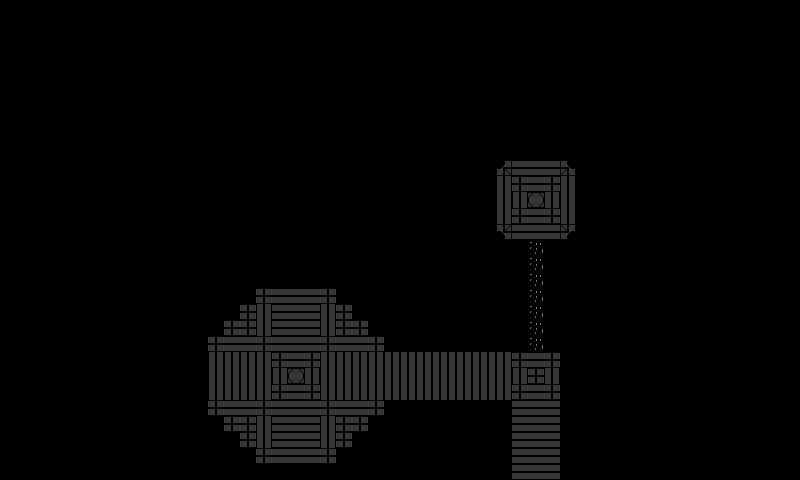

Below is a game level as drawn by its tile map, then a one-line description and the .tmx file that defines it, in full:
An orthogonal 50x30 tile map with 16x16 px tiles, 2 tile layers (Tile Layer 1, Tile Layer 2), 2 tilesets.

<map version="1.10" tiledversion="1.10.1" orientation="orthogonal" renderorder="right-down" width="50" height="30" tilewidth="16" tileheight="16" infinite="0" nextlayerid="3" nextobjectid="1">
 <tileset firstgid="1" source="ground tlst6.tsx" />
 <tileset firstgid="55" source="teleporter.tsx" />
 <layer id="1" name="Tile Layer 1" width="50" height="30">
  <data encoding="csv">
0,0,0,0,0,0,0,0,0,0,0,0,0,0,0,0,0,0,0,0,0,0,0,0,0,0,0,0,0,0,0,0,0,0,0,0,0,0,0,0,0,0,0,0,0,0,0,0,0,0,
0,0,0,0,0,0,0,0,0,0,0,0,0,0,0,0,0,0,0,0,0,0,0,0,0,0,0,0,0,0,0,0,0,0,0,0,0,0,0,0,0,0,0,0,0,0,0,0,0,0,
0,0,0,0,0,0,0,0,0,0,0,0,0,0,0,0,0,0,0,0,0,0,0,0,0,0,0,0,0,0,0,0,0,0,0,0,0,0,0,0,0,0,0,0,0,0,0,0,0,0,
0,0,0,0,0,0,0,0,0,0,0,0,0,0,0,0,0,0,0,0,0,0,0,0,0,0,0,0,0,0,0,0,0,0,0,0,0,0,0,0,0,0,0,0,0,0,0,0,0,0,
0,0,0,0,0,0,0,0,0,0,0,0,0,0,0,0,0,0,0,0,0,0,0,0,0,0,0,0,0,0,0,0,0,0,0,0,0,0,0,0,0,0,0,0,0,0,0,0,0,0,
0,0,0,0,0,0,0,0,0,0,0,0,0,0,0,0,0,0,0,0,0,0,0,0,0,0,0,0,0,0,0,0,0,0,0,0,0,0,0,0,0,0,0,0,0,0,0,0,0,0,
0,0,0,0,0,0,0,0,0,0,0,0,0,0,0,0,0,0,0,0,0,0,0,0,0,0,0,0,0,0,0,0,0,0,0,0,0,0,0,0,0,0,0,0,0,0,0,0,0,0,
0,0,0,0,0,0,0,0,0,0,0,0,0,0,0,0,0,0,0,0,0,0,0,0,0,0,0,0,0,0,0,0,0,0,0,0,0,0,0,0,0,0,0,0,0,0,0,0,0,0,
0,0,0,0,0,0,0,0,0,0,0,0,0,0,0,0,0,0,0,0,0,0,0,0,0,0,0,0,0,0,0,0,0,0,0,0,0,0,0,0,0,0,0,0,0,0,0,0,0,0,
0,0,0,0,0,0,0,0,0,0,0,0,0,0,0,0,0,0,0,0,0,0,0,0,0,0,0,0,0,0,0,0,0,0,0,0,0,0,0,0,0,0,0,0,0,0,0,0,0,0,
0,0,0,0,0,0,0,0,0,0,0,0,0,0,0,0,0,0,0,0,0,0,0,0,0,0,0,0,0,0,0,0,0,0,0,0,0,0,0,0,0,0,0,0,0,0,0,0,0,0,
0,0,0,0,0,0,0,0,0,0,0,0,0,0,0,0,0,0,0,0,0,0,0,0,0,0,0,0,0,0,0,0,0,0,0,0,0,0,0,0,0,0,0,0,0,0,0,0,0,0,
0,0,0,0,0,0,0,0,0,0,0,0,0,0,0,0,0,0,0,0,0,0,0,0,0,0,0,0,0,0,0,0,0,53,0,0,0,0,0,0,0,0,0,0,0,0,0,0,0,0,
0,0,0,0,0,0,0,0,0,0,0,0,0,0,0,0,0,0,0,0,0,0,0,0,0,0,0,0,0,0,0,0,0,0,0,0,0,0,0,0,0,0,0,0,0,0,0,0,0,0,
0,0,0,0,0,0,0,0,0,0,0,0,0,0,0,0,0,0,0,0,0,0,0,0,0,0,0,0,0,0,0,0,0,0,0,0,0,0,0,0,0,0,0,0,0,0,0,0,0,0,
0,0,0,0,0,0,0,0,0,0,0,0,0,0,0,0,0,0,0,0,0,0,0,0,0,0,0,0,0,0,0,0,0,0,0,0,0,0,0,0,0,0,0,0,0,0,0,0,0,0,
0,0,0,0,0,0,0,0,0,0,0,0,0,0,0,0,0,0,0,0,0,0,0,0,0,0,0,0,0,0,0,0,0,0,0,0,0,0,0,0,0,0,0,0,0,0,0,0,0,0,
0,0,0,0,0,0,0,0,0,0,0,0,0,0,0,0,0,0,0,0,0,0,0,0,0,0,0,0,0,0,0,0,0,0,0,0,0,0,0,0,0,0,0,0,0,0,0,0,0,0,
0,0,0,0,0,0,0,0,0,0,0,0,0,0,0,0,53,21,21,21,53,0,0,0,0,0,0,0,0,0,0,0,0,0,0,0,0,0,0,0,0,0,0,0,0,0,0,0,0,0,
0,0,0,0,0,0,0,0,0,0,0,0,0,0,0,53,6,21,21,21,6,53,0,0,0,0,0,0,0,0,0,0,0,0,0,0,0,0,0,0,0,0,0,0,0,0,0,0,0,0,
0,0,0,0,0,0,0,0,0,0,0,0,0,0,53,53,6,21,21,21,6,53,53,0,0,0,0,0,0,0,0,0,0,0,0,0,0,0,0,0,0,0,0,0,0,0,0,0,0,0,
0,0,0,0,0,0,0,0,0,0,0,0,0,53,21,21,53,21,21,21,53,21,21,53,0,0,0,0,0,0,0,0,0,0,0,0,0,0,0,0,0,0,0,0,0,0,0,0,0,0,
0,0,0,0,0,0,0,0,0,0,0,0,0,6,6,6,6,53,21,53,6,6,6,6,6,6,6,6,6,6,6,6,53,21,53,0,0,0,0,0,0,0,0,0,0,0,0,0,0,0,
0,0,0,0,0,0,0,0,0,0,0,0,0,6,6,6,6,6,53,6,6,6,6,6,6,6,6,6,6,6,6,6,6,53,6,0,0,0,0,0,0,0,0,0,0,0,0,0,0,0,
0,0,0,0,0,0,0,0,0,0,0,0,0,6,6,6,6,53,21,53,6,6,6,6,6,6,6,6,6,6,6,6,53,21,53,0,0,0,0,0,0,0,0,0,0,0,0,0,0,0,
0,0,0,0,0,0,0,0,0,0,0,0,0,53,21,21,53,21,21,21,53,21,21,53,0,0,0,0,0,0,0,0,21,21,21,0,0,0,0,0,0,0,0,0,0,0,0,0,0,0,
0,0,0,0,0,0,0,0,0,0,0,0,0,0,53,53,6,21,21,21,6,53,53,0,0,0,0,0,0,0,0,0,21,21,21,0,0,0,0,0,0,0,0,0,0,0,0,0,0,0,
0,0,0,0,0,0,0,0,0,0,0,0,0,0,0,53,6,21,21,21,6,53,0,0,0,0,0,0,0,0,0,0,21,21,21,0,0,0,0,0,0,0,0,0,0,0,0,0,0,0,
0,0,0,0,0,0,0,0,0,0,0,0,0,0,0,0,53,21,21,21,53,0,0,0,0,0,0,0,0,0,0,0,21,21,21,0,0,0,0,0,0,0,0,0,0,0,0,0,0,0,
0,0,0,0,0,0,0,0,0,0,0,0,0,0,0,0,0,0,0,0,0,0,0,0,0,0,0,0,0,0,0,0,21,21,21,0,0,0,0,0,0,0,0,0,0,0,0,0,0,0
</data>
 </layer>
 <layer id="2" name="Tile Layer 2" width="50" height="30">
  <data encoding="csv">
0,0,0,0,0,0,0,0,0,0,0,0,0,0,0,0,0,0,0,0,0,0,0,0,0,0,0,0,0,0,0,0,0,0,0,0,0,0,0,0,0,0,0,0,0,0,0,0,0,0,
0,0,0,0,0,0,0,0,0,0,0,0,0,0,0,0,0,0,0,0,0,0,0,0,0,0,0,0,0,0,0,0,0,0,0,0,0,0,0,0,0,0,0,0,0,0,0,0,0,0,
0,0,0,0,0,0,0,0,0,0,0,0,0,0,0,0,0,0,0,0,0,0,0,0,0,0,0,0,0,0,0,0,0,0,0,0,0,0,0,0,0,0,0,0,0,0,0,0,0,0,
0,0,0,0,0,0,0,0,0,0,0,0,0,0,0,0,0,0,0,0,0,0,0,0,0,0,0,0,0,0,0,0,0,0,0,0,0,0,0,0,0,0,0,0,0,0,0,0,0,0,
0,0,0,0,0,0,0,0,0,0,0,0,0,0,0,0,0,0,0,0,0,0,0,0,0,0,0,0,0,0,0,0,0,0,0,0,0,0,0,0,0,0,0,0,0,0,0,0,0,0,
0,0,0,0,0,0,0,0,0,0,0,0,0,0,0,0,0,0,0,0,0,0,0,0,0,0,0,0,0,0,0,0,0,0,0,0,0,0,0,0,0,0,0,0,0,0,0,0,0,0,
0,0,0,0,0,0,0,0,0,0,0,0,0,0,0,0,0,0,0,0,0,0,0,0,0,0,0,0,0,0,0,0,0,0,0,0,0,0,0,0,0,0,0,0,0,0,0,0,0,0,
0,0,0,0,0,0,0,0,0,0,0,0,0,0,0,0,0,0,0,0,0,0,0,0,0,0,0,0,0,0,0,0,0,0,0,0,0,0,0,0,0,0,0,0,0,0,0,0,0,0,
0,0,0,0,0,0,0,0,0,0,0,0,0,0,0,0,0,0,0,0,0,0,0,0,0,0,0,0,0,0,0,0,0,0,0,0,0,0,0,0,0,0,0,0,0,0,0,0,0,0,
0,0,0,0,0,0,0,0,0,0,0,0,0,0,0,0,0,0,0,0,0,0,0,0,0,0,0,0,0,0,0,0,0,0,0,0,0,0,0,0,0,0,0,0,0,0,0,0,0,0,
0,0,0,0,0,0,0,0,0,0,0,0,0,0,0,0,0,0,0,0,0,0,0,0,0,0,0,0,0,0,0,23,21,21,21,22,0,0,0,0,0,0,0,0,0,0,0,0,0,0,
0,0,0,0,0,0,0,0,0,0,0,0,0,0,0,0,0,0,0,0,0,0,0,0,0,0,0,0,0,0,0,6,53,21,53,6,0,0,0,0,0,0,0,0,0,0,0,0,0,0,
0,0,0,0,0,0,0,0,0,0,0,0,0,0,0,0,0,0,0,0,0,0,0,0,0,0,0,0,0,0,0,6,6,12,6,6,0,0,0,0,0,0,0,0,0,0,0,0,0,0,
0,0,0,0,0,0,0,0,0,0,0,0,0,0,0,0,0,0,0,0,0,0,0,0,0,0,0,0,0,0,0,6,53,21,53,6,0,0,0,0,0,0,0,0,0,0,0,0,0,0,
0,0,0,0,0,0,0,0,0,0,0,0,0,0,0,0,0,0,0,0,0,0,0,0,0,0,0,0,0,0,0,14,21,21,21,13,0,0,0,0,0,0,0,0,0,0,0,0,0,0,
0,0,0,0,0,0,0,0,0,0,0,0,0,0,0,0,0,0,0,0,0,0,0,0,0,0,0,0,0,0,0,0,0,2,0,0,0,0,0,0,0,0,0,0,0,0,0,0,0,0,
0,0,0,0,0,0,0,0,0,0,0,0,0,0,0,0,0,0,0,0,0,0,0,0,0,0,0,0,0,0,0,0,0,2,0,0,0,0,0,0,0,0,0,0,0,0,0,0,0,0,
0,0,0,0,0,0,0,0,0,0,0,0,0,0,0,0,0,0,0,0,0,0,0,0,0,0,0,0,0,0,0,0,0,2,0,0,0,0,0,0,0,0,0,0,0,0,0,0,0,0,
0,0,0,0,0,0,0,0,0,0,0,0,0,0,0,0,0,0,0,0,0,0,0,0,0,0,0,0,0,0,0,0,0,2,0,0,0,0,0,0,0,0,0,0,0,0,0,0,0,0,
0,0,0,0,0,0,0,0,0,0,0,0,0,0,0,0,0,0,0,0,0,0,0,0,0,0,0,0,0,0,0,0,0,2,0,0,0,0,0,0,0,0,0,0,0,0,0,0,0,0,
0,0,0,0,0,0,0,0,0,0,0,0,0,0,0,0,0,0,0,0,0,0,0,0,0,0,0,0,0,0,0,0,0,2,0,0,0,0,0,0,0,0,0,0,0,0,0,0,0,0,
0,0,0,0,0,0,0,0,0,0,0,0,0,0,0,0,0,0,0,0,0,0,0,0,0,0,0,0,0,0,0,0,0,2,0,0,0,0,0,0,0,0,0,0,0,0,0,0,0,0,
0,0,0,0,0,0,0,0,0,0,0,0,0,0,0,0,0,0,0,0,0,0,0,0,0,0,0,0,0,0,0,0,0,0,0,0,0,0,0,0,0,0,0,0,0,0,0,0,0,0,
0,0,0,0,0,0,0,0,0,0,0,0,0,0,0,0,0,0,12,0,0,0,0,0,0,0,0,0,0,0,0,0,0,0,0,0,0,0,0,0,0,0,0,0,0,0,0,0,0,0,
0,0,0,0,0,0,0,0,0,0,0,0,0,0,0,0,0,0,0,0,0,0,0,0,0,0,0,0,0,0,0,0,0,0,0,0,0,0,0,0,0,0,0,0,0,0,0,0,0,0,
0,0,0,0,0,0,0,0,0,0,0,0,0,0,0,0,0,0,0,0,0,0,0,0,0,0,0,0,0,0,0,0,0,0,0,0,0,0,0,0,0,0,0,0,0,0,0,0,0,0,
0,0,0,0,0,0,0,0,0,0,0,0,0,0,0,0,0,0,0,0,0,0,0,0,0,0,0,0,0,0,0,0,0,0,0,0,0,0,0,0,0,0,0,0,0,0,0,0,0,0,
0,0,0,0,0,0,0,0,0,0,0,0,0,0,0,0,0,0,0,0,0,0,0,0,0,0,0,0,0,0,0,0,0,0,0,0,0,0,0,0,0,0,0,0,0,0,0,0,0,0,
0,0,0,0,0,0,0,0,0,0,0,0,0,0,0,0,0,0,0,0,0,0,0,0,0,0,0,0,0,0,0,0,0,0,0,0,0,0,0,0,0,0,0,0,0,0,0,0,0,0,
0,0,0,0,0,0,0,0,0,0,0,0,0,0,0,0,0,0,0,0,0,0,0,0,0,0,0,0,0,0,0,0,0,0,0,0,0,0,0,0,0,0,0,0,0,0,0,0,0,0
</data>
 </layer>
</map>
